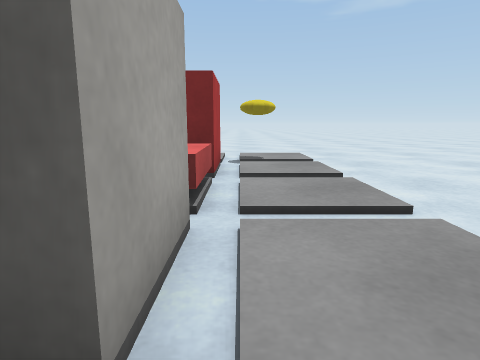
view 1 (above)

24 first-person views from a walk through a Unity game level. The camera is 0.51 m above the floor, tilts 10° down and sees 75° across. The floor is counted in squares, 0.5 m on a side. Each view is taken from the middle of a square. On the plan, view 1 faces up. The plan holds only what a view shows up to about 12 squares ahead; the rest is blank. The place goes on beyond the plan. The player character is not drawn. Surface patterns are stand-ins for the level's own textures.

view 2
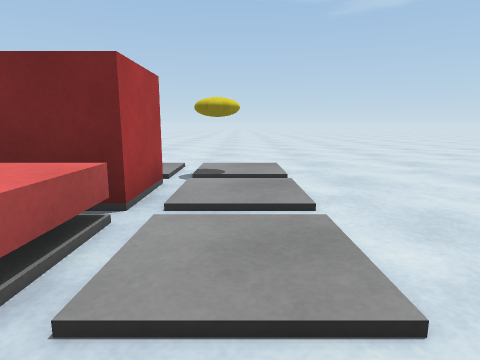

view 3
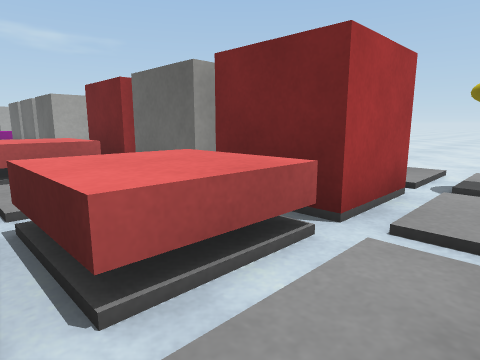

view 4
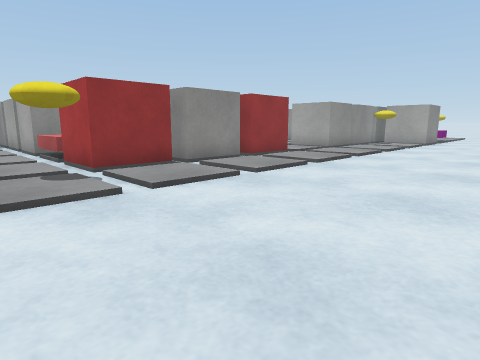

view 5
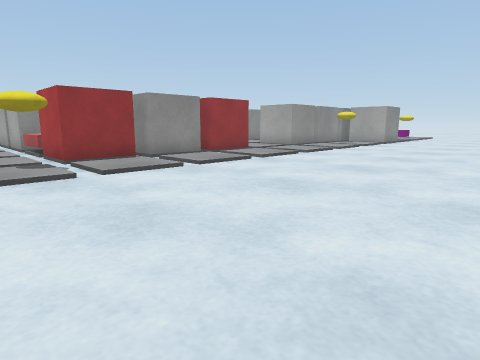

view 6
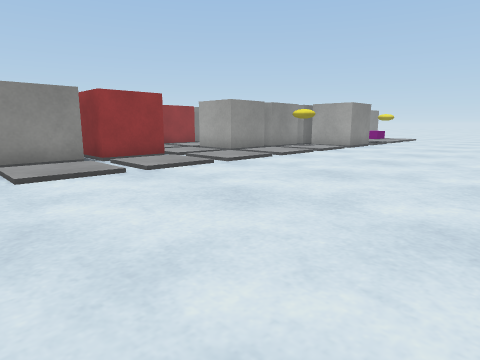

view 7
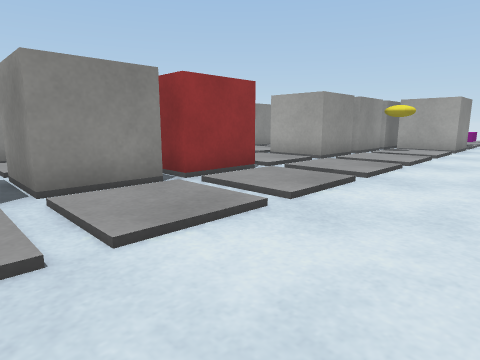

view 8
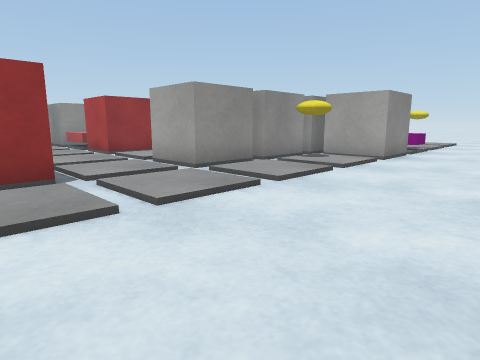

view 9
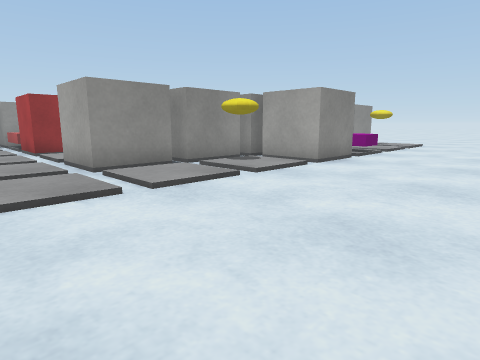

view 10
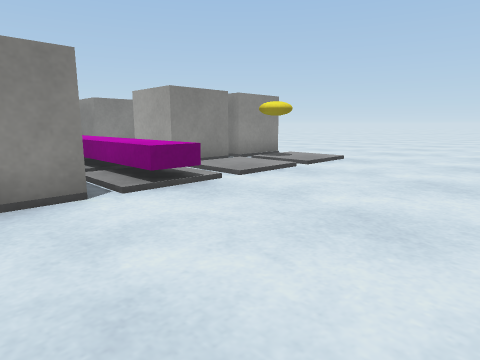

view 11
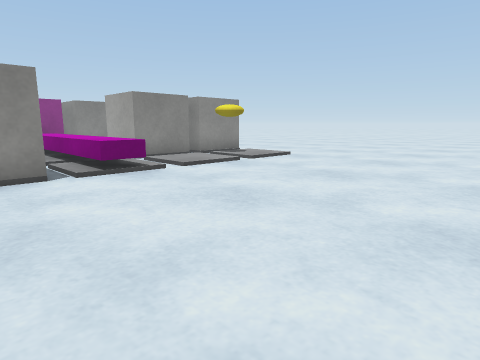

view 12
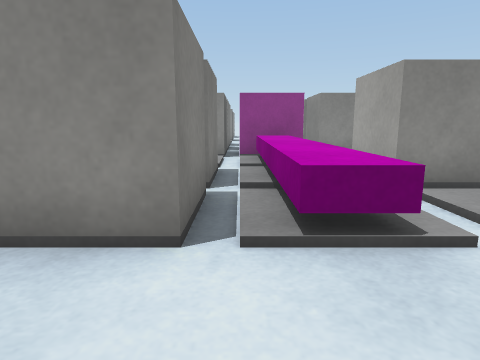

view 13
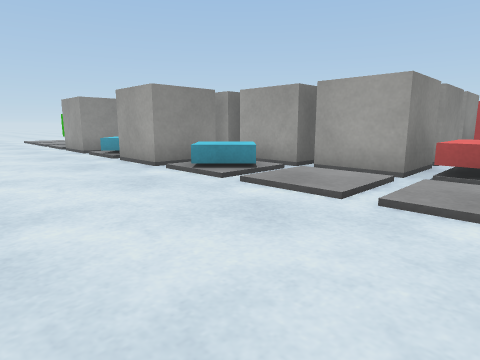

view 14
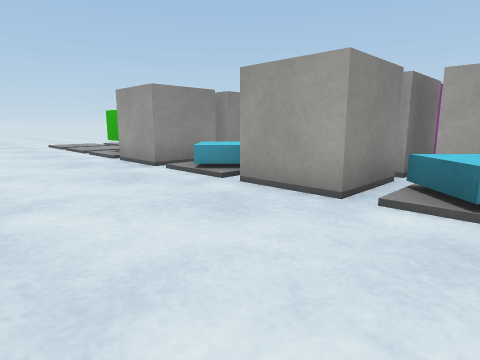

view 15
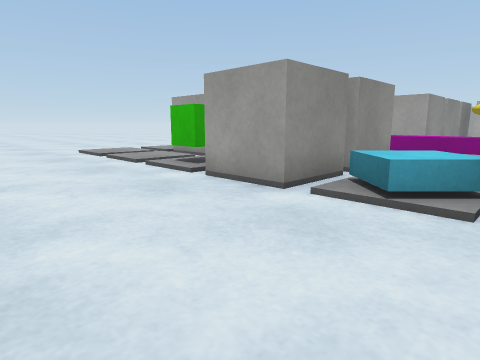

view 16
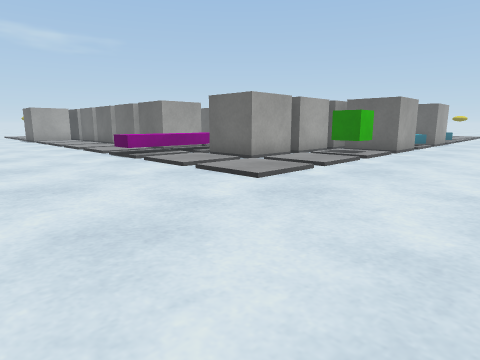

view 17
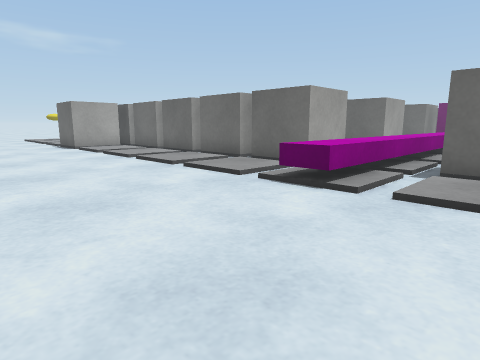

view 18
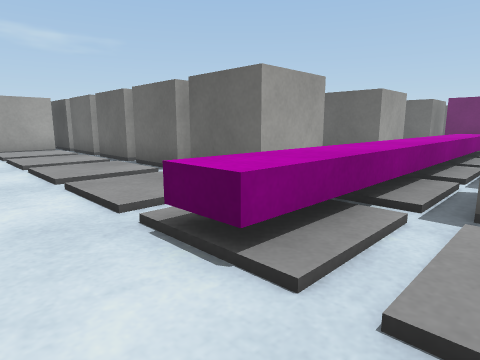

view 19
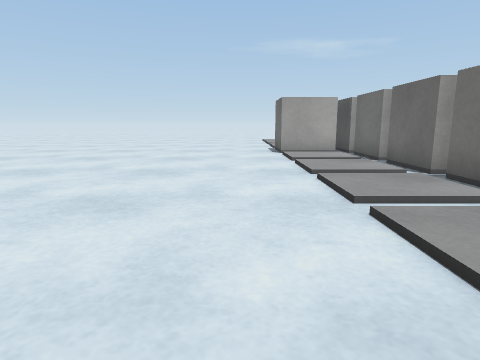

view 20
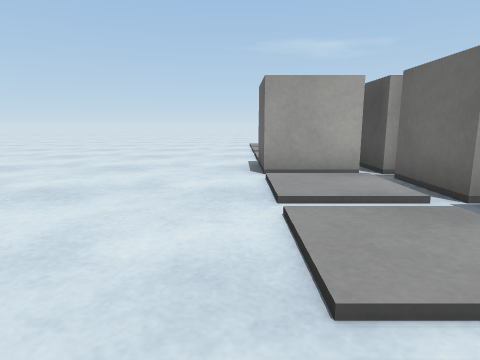

view 21
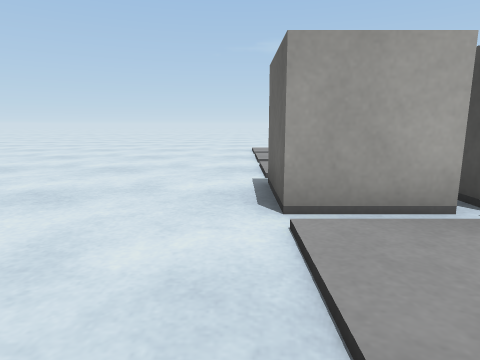

view 22
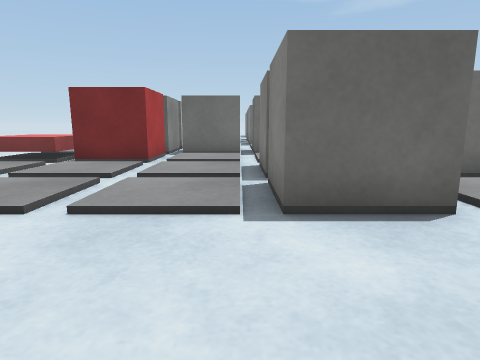

view 23
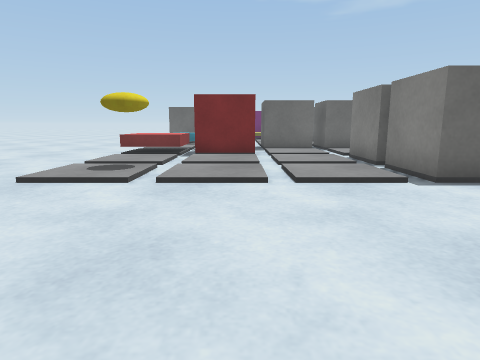

view 24
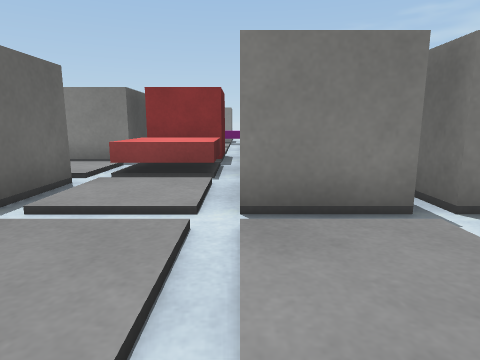

### Floor plan
Points are (right, up) in squares from view 1. A wall is a line through its corners. A room is listed if a view was taken in it or the views show most of it. See-through windows are left out.
Room 1 (views 1, 2, 3, 4, 5, 6, 7, 8, 9, 10, 11, 12, 13, 14)
walls: (-5.1, 8) (-3, 8) (-3, 6) (-5, 6); (-12.6, 8) (-10.5, 8) (-10.5, 6) (-12.5, 6); (-12.9, 6) (-13.4, 6); (-7.5, 3) (-5.5, 3); (-5, 3) (-3, 3); (-15.1, 8) (-13, 8); (-2.6, 3) (-0.5, 3) (-0.5, 1); (-17.5, 8.5) (-17.5, 10.5) (-15.5, 10.5) (-15.5, 8.5); (-17.5, 6) (-17.5, 8); (-0.5, 0.5) (-0.5, -1.5); (-0.1, -2) (2, -2); (-20.5, 3) (-20.5, 1); (-22.6, 8) (-20.5, 8) (-20.5, 6); (-24.5, 8) (-23, 8)
low walls: (-19.5, 10.5) (-18.5, 10.5) (-18.5, 6); (1.6, -0.9) (0.9, -1.6)
ways out: opening at (4.5, -1.2) to room 2
objects: other object (-20, 1) to (-18, 3); other object (-12, 1) to (-11, 3); other object (-7, 4) to (-5, 5); other object (-2, 4) to (-1, 8)
Room 2 (views 15, 16, 17, 18, 19, 20, 21, 22, 23, 24)
walls: (-8, -14) (-10, -14); (-10.5, -14) (-12.5, -14); (-5.5, -11.9) (-5.5, -14) (-7.5, -14); (-12.9, -14) (-15, -14); (-10.8, -9) (-12.5, -9) (-12.5, -7.2); (-15.5, -14.4) (-15.5, -16.5) (-17.5, -16.5) (-17.5, -14.5); (-0.5, -11.9) (-0.5, -14) (-2.5, -14); (-7.5, -7) (-5.5, -7) (-5.5, -9) (-7.2, -9); (-0.5, -10.1) (-0.5, -11.5); (-17.5, -14) (-17.5, -12); (-15.5, -9) (-17.5, -9); (-2.6, -7) (-0.5, -7); (-0.1, -7) (2, -7) (2, -9) (0.6, -9); (-18, -9) (-20, -9); (2, -2) (2, -4)
low walls: (-3.5, -5.2) (-3.5, -16.5) (-4.5, -16.5); (1.4, -5.9) (1, -6.4); (1.2, -4.6) (1.6, -5)
ways out: opening at (4.5, -1.2) to room 1
objects: other object (-24, -11) to (-21, -10); other object (-15, -11) to (-12, -10); other object (-5, -4) to (-4, -4); other object (-3, -2); other object (1, -11) to (1, -10)

Where each view was taken, in squares from view 1:
view 1: 0 up, 0 right, facing up
view 2: 2 up, 1 right, facing up
view 3: 3 up, 1 right, facing up-left
view 4: 15 up, 2 right, facing down-left
view 5: 17 up, 2 right, facing down-left
view 6: 17 up, 2 left, facing down-left
view 7: 13 up, 2 left, facing down-left
view 8: 14 up, 6 left, facing down-left
view 9: 15 up, 8 left, facing down-left
view 10: 15 up, 16 left, facing down-left
view 11: 17 up, 16 left, facing down-left
view 12: 13 up, 18 left, facing down
view 13: 5 up, 6 right, facing down-left
view 14: 0 up, 6 right, facing down-left
view 15: 4 down, 6 right, facing down-left
view 16: 21 down, 6 right, facing up-left
view 17: 21 down, 1 left, facing up-left
view 18: 18 down, 2 left, facing up-left
view 19: 18 down, 4 left, facing left
view 20: 17 down, 9 left, facing left
view 21: 17 down, 12 left, facing left
view 22: 20 down, 18 left, facing up
view 23: 22 down, 21 left, facing up
view 24: 12 down, 21 left, facing right
